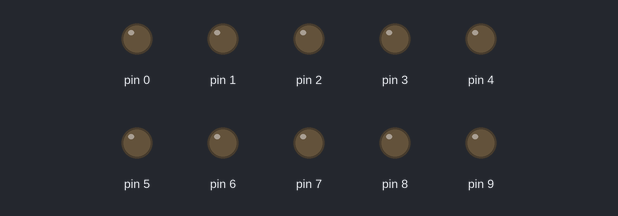
Simulated run of this sketch. Board: Arduino Uno, built with avr-gcc and run on an emulated ATmega328P. Shown: output pins drawn as LEDs (lit = HIGH).

Above: at 0.1 s.
At 5.1 s:
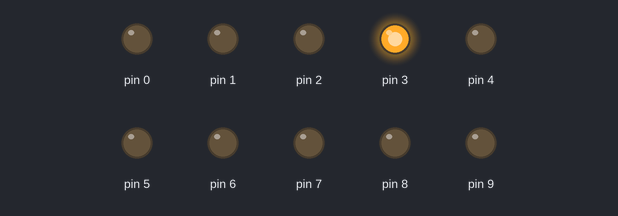
At 10.1 s:
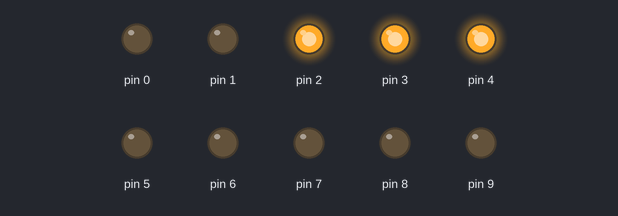
At 20.1 s:
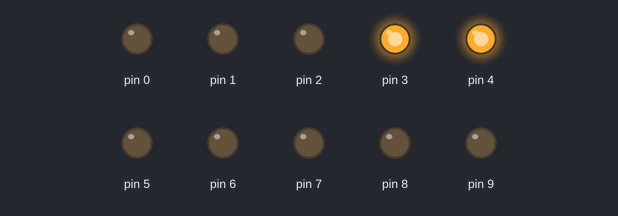
At 29.1 s:
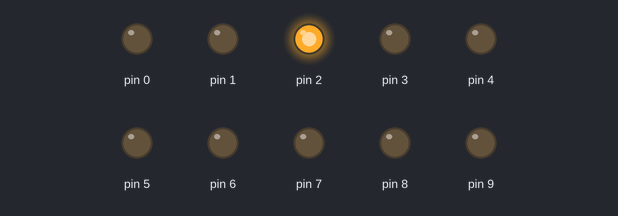
At 39.75 s:
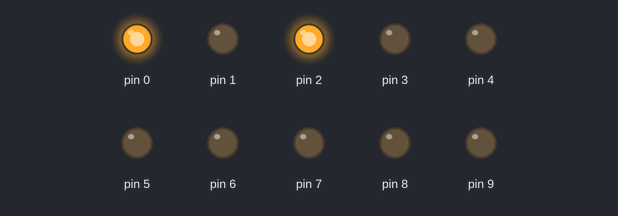
Timing chart, 0 to 40.0 s (numbered marks = the images above):
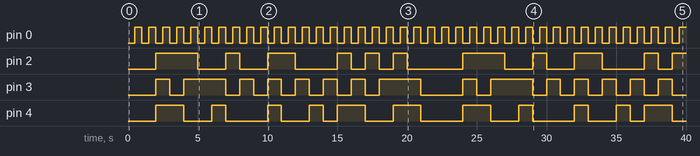

Measured:
- by itself, pin 0: alternates HIGH for 0.50 s and LOW for 0.50 s
- by itself, pin 2: LOW → HIGH at 2.0 s, → LOW 3.0 s later, → HIGH 2.0 s later, → LOW 1.0 s later, … (21 changes in this stretch)
- by itself, pin 3: LOW → HIGH at 2.0 s, → LOW 1.0 s later, → HIGH 1.0 s later, → LOW 3.0 s later, … (30 changes in this stretch)
- by itself, pin 4: LOW → HIGH at 2.0 s, → LOW 2.0 s later, → HIGH 2.0 s later, → LOW 1.0 s later, … (22 changes in this stretch)

The sketch:

v0.ino
```cpp
void setup() {
 pinMode(0, OUTPUT);
 pinMode(1, OUTPUT);
 pinMode(2, OUTPUT);
 pinMode(3, OUTPUT);
 pinMode(4, OUTPUT);

 pinMode(5, OUTPUT);
 pinMode(6, OUTPUT);
 pinMode(7, OUTPUT);

 pinMode(8, OUTPUT);
 pinMode(9, OUTPUT);
}

/***************************************************
 *                     CLOCK
 **************************************************/
void CLK(int in0){
  if(in0==1){digitalWrite(0, HIGH);}
  else{digitalWrite(0, LOW);}
}
/***************************************************
 *                     RESET
 **************************************************/
void RST(int in0){
  if(in0==1){digitalWrite(1, HIGH);}
  else{digitalWrite(1, LOW);}
}
/***************************************************
 *              REGISTER A in 3 bit
 **************************************************/
void RGA(int a0, int a1, int a2){
  if(a0==1){digitalWrite(2, HIGH);}
  else{digitalWrite(2, LOW);}
  if(a1==1){digitalWrite(3, HIGH);}
  else{digitalWrite(3, LOW);}
  if(a2==1){digitalWrite(4, HIGH);}
  else{digitalWrite(4, LOW);}
}
/***************************************************
 *              REGISTER B in 3 bit
 **************************************************/
void RGB(int a0, int a1, int a2){
  if(a0==1){digitalWrite(5, HIGH);}
  else{digitalWrite(5, LOW);}
  if(a1==1){digitalWrite(6, HIGH);}
  else{digitalWrite(6, LOW);}
  if(a2==1){digitalWrite(7, HIGH);}
  else{digitalWrite(7, LOW);}
}
/***************************************************
 *              REGISTER A in 3 bit
 **************************************************/
void OPC(int a0, int a1){
  if(a0==1){digitalWrite(8, HIGH);}
  else{digitalWrite(8, LOW);}
  if(a1==1){digitalWrite(9, HIGH);}
  else{digitalWrite(9, LOW);}
}


void alu(){
  int del = 1000;

  CLK(0);delay(del/2);CLK(1);delay(del/2);
  OPC(0,0);
  RGA(0,0,0);
  RGB(0,0,0);
  CLK(0);delay(del/2);CLK(1);delay(del/2);

  //OPERASI ADD 2 + 1 = 3
  OPC(1,0);
  RGA(0,1,0);
  RGB(0,0,1);
  CLK(0);delay(del/2);CLK(1);delay(del/2);

  //OPERASI SUB 3 - 1 = 2
  OPC(1,1);
  RGA(0,1,1);
  RGB(0,0,1);
  CLK(0);delay(del/2);CLK(1);delay(del/2);
}
void protection(){
  int del = 1000;

  CLK(0);delay(del/2);CLK(1);delay(del/2);
  OPC(0,0);
  RGA(0,0,0);
  RGB(0,0,0);
  CLK(0);delay(del/2);CLK(1);delay(del/2);

  RGA(1,1,1);CLK(0);delay(del/2);CLK(1);delay(del/2);
  RGA(1,0,1);CLK(0);delay(del/2);CLK(1);delay(del/2);
  RGA(1,1,0);CLK(0);delay(del/2);CLK(1);delay(del/2);
  RGA(0,1,0);CLK(0);delay(del/2);CLK(1);delay(del/2);

  RGA(0,1,1);CLK(0);delay(del/2);CLK(1);delay(del/2);
  RGA(1,0,0);CLK(0);delay(del/2);CLK(1);delay(del/2);
  RGA(0,1,0);CLK(0);delay(del/2);CLK(1);delay(del/2);
  RGA(0,0,0);CLK(0);delay(del/2);CLK(1);delay(del/2);

  RGA(1,1,1);CLK(0);delay(del/2);CLK(1);delay(del/2);
  RGA(1,0,0);CLK(0);delay(del/2);CLK(1);delay(del/2);
  RGA(0,1,0);CLK(0);delay(del/2);CLK(1);delay(del/2);
  RGA(0,0,1);CLK(0);delay(del/2);CLK(1);delay(del/2);

  RGA(0,1,0);CLK(0);delay(del/2);CLK(1);delay(del/2);
  RGA(1,0,1);CLK(0);delay(del/2);CLK(1);delay(del/2);
  RGA(0,1,1);CLK(0);delay(del/2);CLK(1);delay(del/2);
  RGA(1,0,0);CLK(0);delay(del/2);CLK(1);delay(del/2);

  RGA(0,1,0);CLK(0);delay(del/2);CLK(1);delay(del/2);
  RGA(1,1,1);CLK(0);delay(del/2);CLK(1);delay(del/2);
  RGA(0,1,1);CLK(0);delay(del/2);CLK(1);delay(del/2);
  RGA(0,0,0);CLK(0);delay(del/2);CLK(1);delay(del/2);
}


void loop() {
  protection();
  //alu();
}
```
